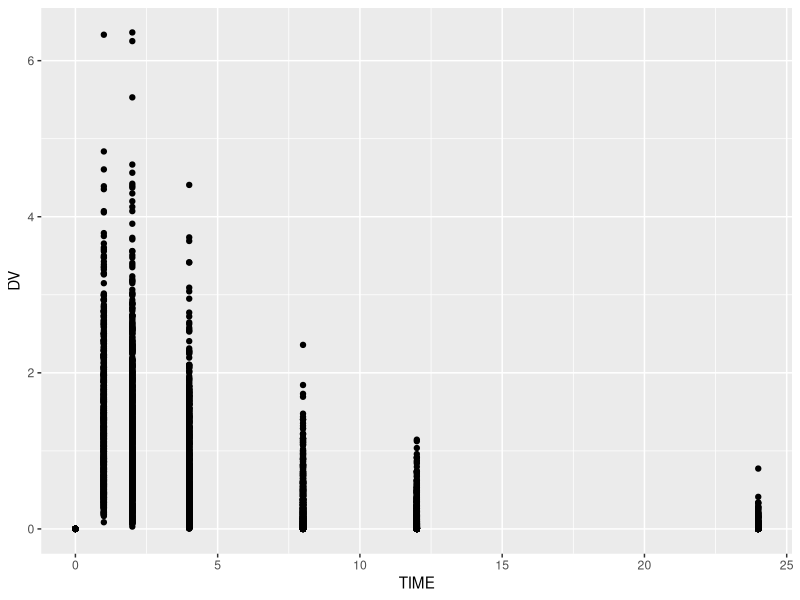
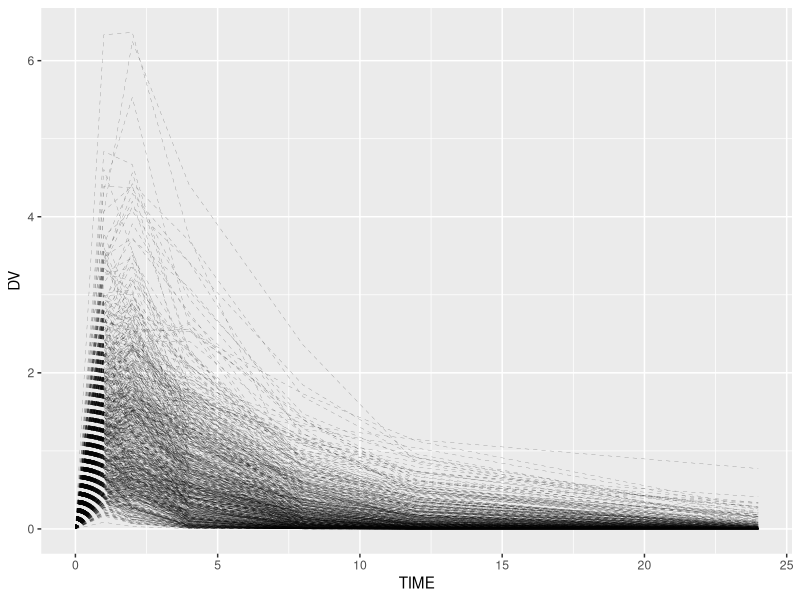
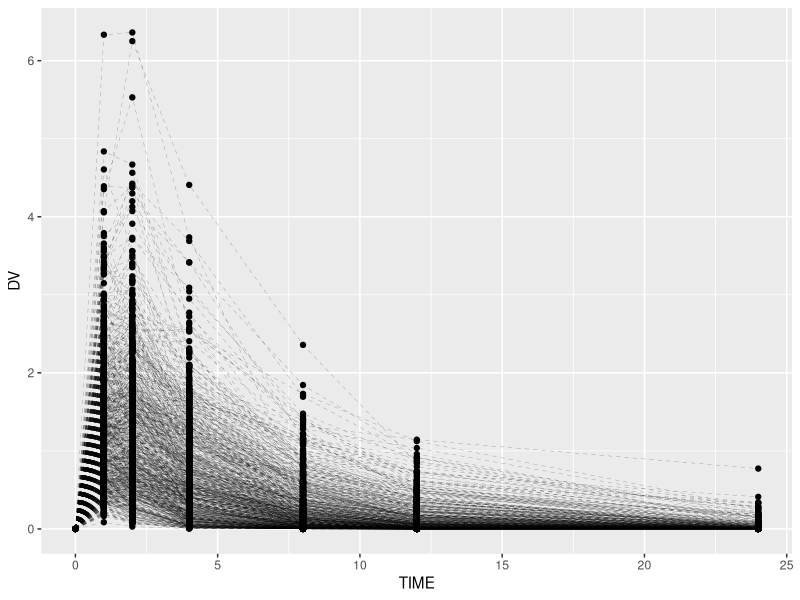
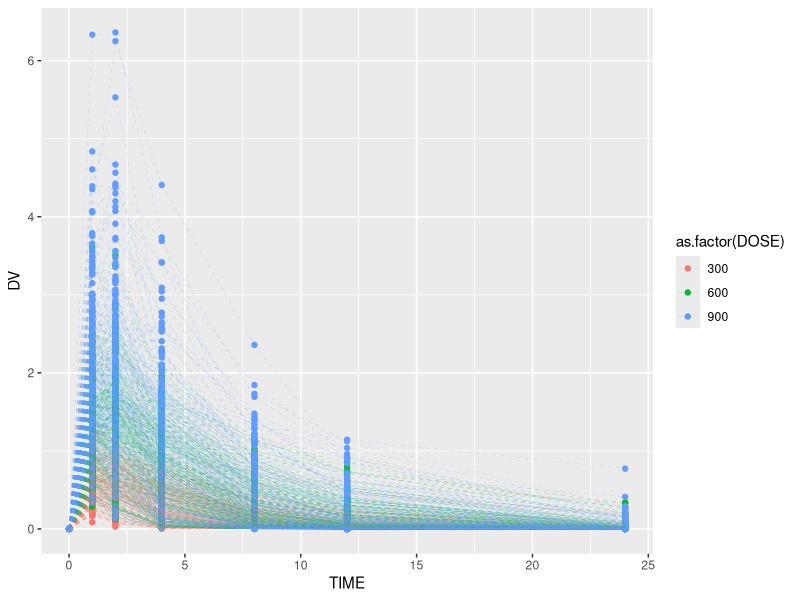
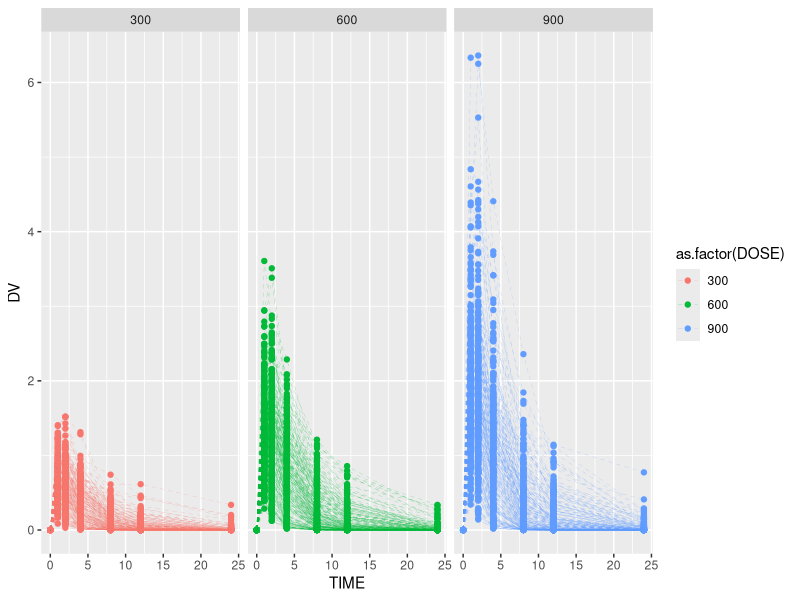
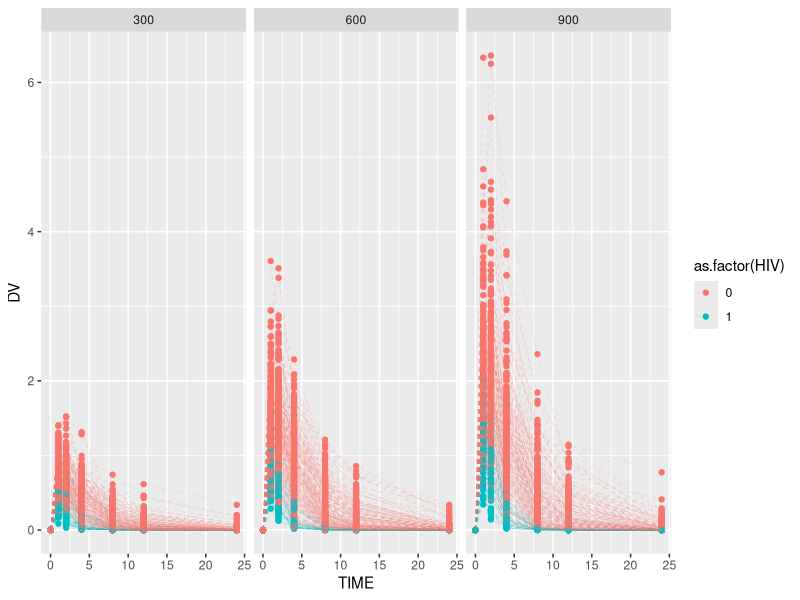
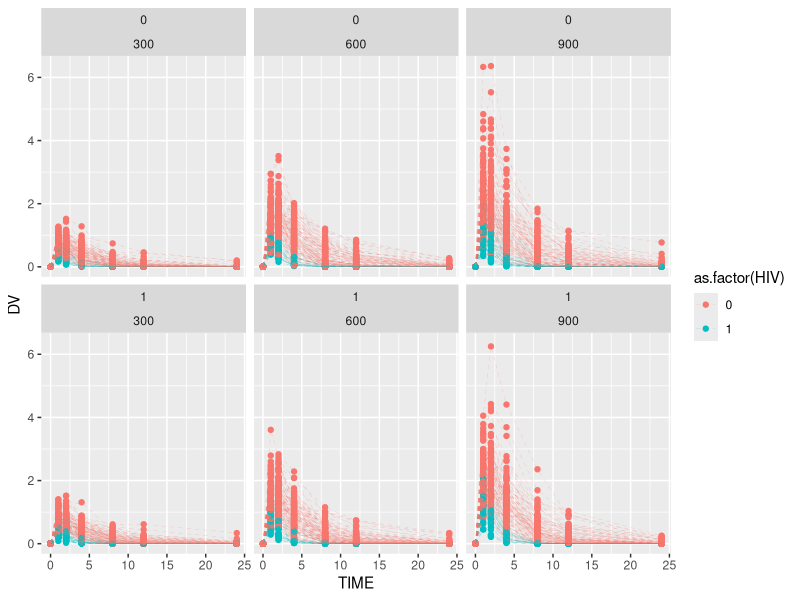
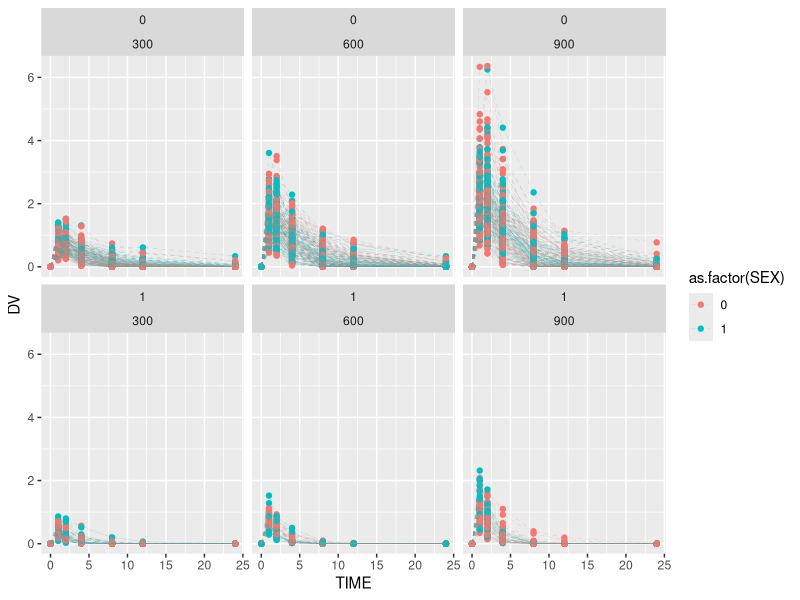

Recreate these plots in R, in order.
## ---- chunk 1
knitr::opts_chunk$set(echo = TRUE)
## ---- chunk 2
#Comment out if you've already installed them
#install.packages("dplyr")
#install.packages("tidyr")
#install.packages("ggplot2")

#Load libraries
library(dplyr)
library(tidyr)
library(ggplot2)
## ---- chunk 3
setwd("~/Documents/Courses/Bootcamp/bootcamp_2020/bootcamp_2020-master/")
PKdata <- read.csv("simtab.csv")

#Let's take a glimpse at your dataset
head(PKdata)
#Alternatively, click on PKdata in your Global Environment toolbar on the right

#Let's open up the data dictionary too, it's always good practice to know your dataset
## ---- chunk 4
#Below are a few other ways to get a high-level glance at your data
glimpse(PKdata)
summary(PKdata)

#Don't know what a function does? Add a question mark to view its documentation
?table

#You can use table to compare counts of different variables
table(PKdata$SEX, PKdata$HIV)

#To add titles
table("SEX" = PKdata$SEX, "HIV" = PKdata$HIV)

#How many females were in each dose level?
table("DOSE" = PKdata$DOSE,"SEX" = PKdata$SEX)

## ---- chunk 5
#You can select specific columns using select()
#Let's de-identify our dataset by selecting the columns we want
deidentified <- select(PKdata, ID, TIME, DV, DOSE, HT, BW, SEX, HIV)
head(deidentified)

#You can also do this by "subtracting" the columns you don't want with -
deidentified <- select(PKdata, -PT_BIRTHDATE, -PT_ADDRESS, -PT_USUBJID)
head(deidentified)

#You can also search through your columns with helpers: contains(), starts_with(), ends_with()
What_did_this_do <- select(PKdata, ends_with("V"))
head(What_did_this_do)
#Write your answer commented out below:
#removed all columns that end with V

#Can you use helpers to create the same deidentified dataset?
deidentified <- select(PKdata, -starts_with("PT"))
head(deidentified)


## ---- chunk 6
#You can filter out specific rows using filter()
#For example, selecting all patients who received a specific dose
Dosed_600 <- filter(PKdata, DOSE == 600)
head(Dosed_600)

#You can use any logical function in R to designate your filter criteria
# > greater than, <= greater equal than
# < less than, <= lesser equal than
# ! not
# & and
# | or
#Can you filter for patients with body weight greater or equal than 45kg?
WT.GT.45 <- filter(PKdata, BW >= 45)
head(WT.GT.45)

#You can also use & or | to create more complex logical functions
#Let's filter for patients that received a dose greater than or equal to 600 and HIV+
Dosed600up_HIV <- filter(PKdata, DOSE >= 600 & HIV == 1)
head(Dosed600up_HIV)

#Challenge: Filter for patients who received the lowest or highest dose, and is female with HIV or male
#Remember there are always many ways to code something :)
Challenge <- filter(PKdata, DOSE != 600 & (HIV == 1 | SEX == 1))
head(Challenge)

## ---- chunk 7
#arrange() will reorder rows or columns according to your specifications (default from low to high)
#For example in PK data we will often organize our rows by patient ID, then by time.
PKdata <- arrange(PKdata, ID, TIME)
## ---- chunk 8
#Pipes are used to connect the output of one function to the input of another
#Let's deidentify our dataset, filter for 600mg dose, and arrange by id and time all together
Dose_600 <- PKdata %>%
  select( -starts_with("PT")) %>%
  filter(DOSE == 600) %>%
  arrange(ID, TIME)

#Try this one for yourself!
#Let's try filtering for HIV+ or body weight less than 45kg, then...
#we want to see the trough levels of each patient (defined as the 24hr timepoint)  

Trough <-   PKdata %>%
  select( -starts_with("PT")) %>%
  filter(HIV == 1 | BW < 45) %>%
  filter(TIME == 24)

View(Trough)
  
  
## ---- chunk 9
#mutate() can create new columns or alter existing ones
#For example, BMI is often calculated from HT and WT
#BMI = weight(kg)/height(m)^2

PKdata <- PKdata %>%
  mutate(BMI = BW/(HT/39.37)^2) #are the units correct? check the data dictionary!

#Now you try making a new column and converting DV from mg/L into micromoles!
#The drug used here is remdesivir

PKdata<- PKdata %>%
  mutate(Conc_uM = DV/1000/602.6*1000000) #mg/L *1g/1000mg * 1mol/602.6g * 1000000uM/1M


## ---- chunk 10
ggplot(PKdata) + 
  geom_point(aes(x=TIME, y=DV)) ##What are we trying to plot with a PK profile?


#Do you like lines better?
ggplot(PKdata) + 
 geom_line(aes(x=TIME, y=DV,group=factor(ID)),alpha = 0.5, linetype=2,size=0.1)

#Let's put them on the same graph with a +

ggplot(PKdata) + 
 geom_line(aes(x=TIME, y=DV,group=factor(ID)),alpha = 0.5, linetype=2,size=0.1) +
  geom_point(aes(x=TIME, y=DV))

## ---- chunk 11
ggplot(PKdata) + 
  geom_point(aes(x=TIME, y=DV, color = as.factor(DOSE))) + 
  geom_line(aes(x=TIME, y=DV, group=factor(ID), color = as.factor(DOSE)),alpha = 0.5, linetype=2,size=0.1)
## ---- chunk 12
#It's still a little too cluttered
ggplot(PKdata) + 
  geom_point(aes(x=TIME, y=DV, color = as.factor(DOSE))) + 
  geom_line(aes(x=TIME, y=DV, group=factor(ID), color = as.factor(DOSE)),alpha = 0.5, linetype=2,size=0.1) +
  facet_wrap(.~DOSE)
## ---- chunk 13
#Copy and paste from above, and let's plot stratified by HIV status
ggplot(PKdata) + 
  geom_point(aes(x=TIME, y=DV, color = as.factor(HIV))) +
  geom_line(aes(x=TIME, y=DV, group=factor(ID), color = as.factor(HIV)),alpha = 0.5, linetype=2,size=0.1) +
  facet_wrap(.~DOSE)
## ---- chunk 14
#Now let's try adding 2 stratifications: color by HIV and facet_wrap by SEX~DOSE. Then try the other way around!
ggplot(PKdata) + 
  geom_point(aes(x=TIME, y=DV, color = as.factor(HIV))) + 
  geom_line(aes(x=TIME, y=DV, group=factor(ID), color = as.factor(HIV)),alpha = 0.5, linetype=2,size=0.1) +
  facet_wrap(SEX~DOSE)

ggplot(PKdata) + 
  geom_point(aes(x=TIME, y=DV, color = as.factor(SEX))) +
  geom_line(aes(x=TIME, y=DV, group=factor(ID), color = as.factor(SEX)),alpha = 0.5, linetype=2,size=0.1) +
  facet_wrap(HIV~DOSE)

#Challenge: Plot stratified by body weight, one color for above 45kg and another color for below. Make sure to have a legend :)
#Hint: you will need to manipulate your dataframe

PKdata <- PKdata %>%
  mutate(WT_FLAG = ifelse(BW > 45, 1, 0))

ggplot(PKdata) + 
  geom_point(aes(x=TIME, y=DV, color = as.factor(WT_FLAG))) + 
  geom_line(aes(x=TIME, y=DV, group=factor(ID), color = as.factor(WT_FLAG)),alpha = 0.5, linetype=2,size=0.1) +
  facet_wrap(.~DOSE)



## ---- chunk 15
#You can use summarise to calculate means, ranges, standard deviations, quartiles, etc.
Summary_stats <- PKdata %>%
  summarise(c_mean = mean(DV),
            c_stdev = sd(DV),
            BW_mean = mean(BW),
            BW_upper = quantile(BW, probs = 0.975),
            BW_lower = quantile(BW, probs = 0.225))

Summary_stats

## ---- chunk 16
#Let's calculate subpopulation summary statistics
#For example, let's calculate body weight summary statistics by SEX
BW_by_SEX <- PKdata %>%
  group_by(SEX) %>%
  summarise(BW_mean = mean(BW),
            BW_upper = quantile(BW, probs = 0.975),
            BW_lower = quantile(BW, probs = 0.225))

#Let's plot it!
ggplot(BW_by_SEX) +
  geom_point(aes(x=SEX, y=BW_mean)) +
  geom_errorbar((aes(x=SEX, ymin=BW_lower, ymax=BW_upper)))


#An easier way to do it in just ggplot, there are always multiple ways to do the same thing
ggplot(PKdata) +
  geom_boxplot(aes(x=as.factor(SEX), y=BW))
## ---- chunk 17
#Let's start with calculating median and percentile profiles 
Med <- PKdata %>%
  group_by(TIME) %>%
  summarise(median = median(DV),
            upper = quantile(DV, probs=0.975), #Upper 95th percentile
            lower = quantile(DV, probs=0.225)) #Lower 95th percentile

#Let's plot it
ggplot(Med) +
  geom_line(aes(x=TIME, y=median)) +
  geom_ribbon(aes(x=TIME, ymin=lower, ymax=upper), alpha=0.3)
## ---- chunk 18
#Let's do the same thing but subset by DOSE
DOSE_Med <- PKdata %>%
  group_by(DOSE,TIME) %>%
  summarise(median = median(DV),
            upper = quantile(DV, probs=0.975), #Upper 95th percentile
            lower = quantile(DV, probs=0.225)) #Lower 95th percentile

#Let's plot it
ggplot(DOSE_Med) +
  geom_line(aes(x=TIME, y=median, color = as.factor(DOSE))) +
  geom_ribbon(aes(x=TIME, ymin=lower, ymax=upper, fill = as.factor(DOSE)), alpha=0.3)
## ---- chunk 19
#Median PK profiles, subset by HIV

HIV_Med <- PKdata %>%
  group_by(HIV,TIME) %>%
  summarise(median = median(DV),
            upper = quantile(DV, probs=0.975), #Upper 95th percentile
            lower = quantile(DV, probs=0.225)) #Lower 95th percentile

#Let's plot it
ggplot(HIV_Med) +
  geom_line(aes(x=TIME, y=median, color = as.factor(HIV))) +
  geom_ribbon(aes(x=TIME, ymin=lower, ymax=upper, fill = as.factor(HIV)), alpha=0.3)


## ---- chunk 20
#We need to subset by DOSE and HIV
#Prepare the dataset yourself

HIV_Med <- PKdata %>%
  group_by(DOSE, HIV,TIME) %>%
  summarise(median = median(DV),
            upper = quantile(DV, probs=0.975), #Upper 95th percentile
            lower = quantile(DV, probs=0.225)) #Lower 95th percentile

#Let's plot it
ggplot(HIV_Med) +
  geom_line(aes(x=TIME, y=median, color = as.factor(HIV))) +
  geom_ribbon(aes(x=TIME, ymin=lower, ymax=upper, fill = as.factor(HIV)), alpha=0.3) +
  facet_wrap(.~DOSE) +
  scale_y_log10()
